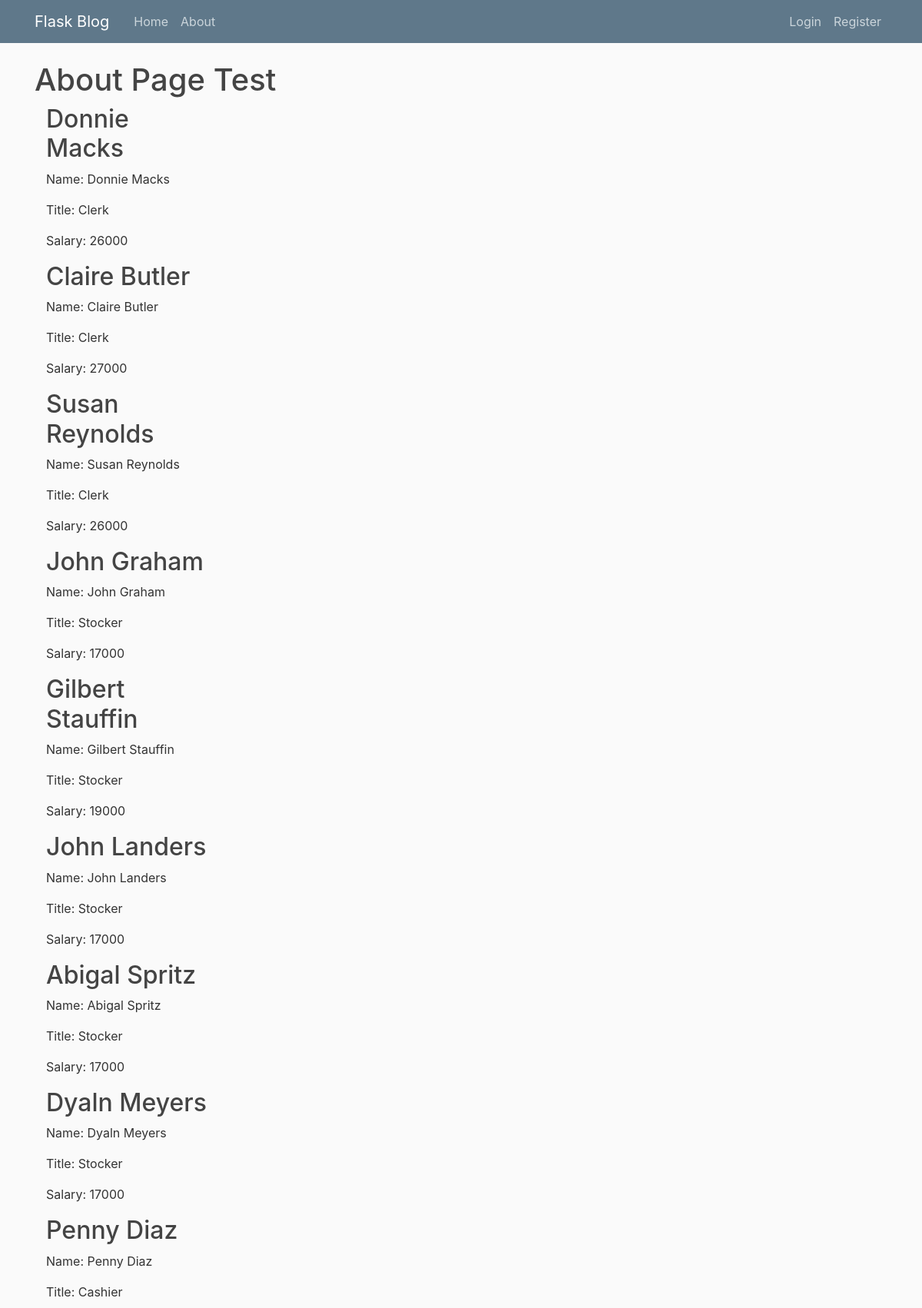
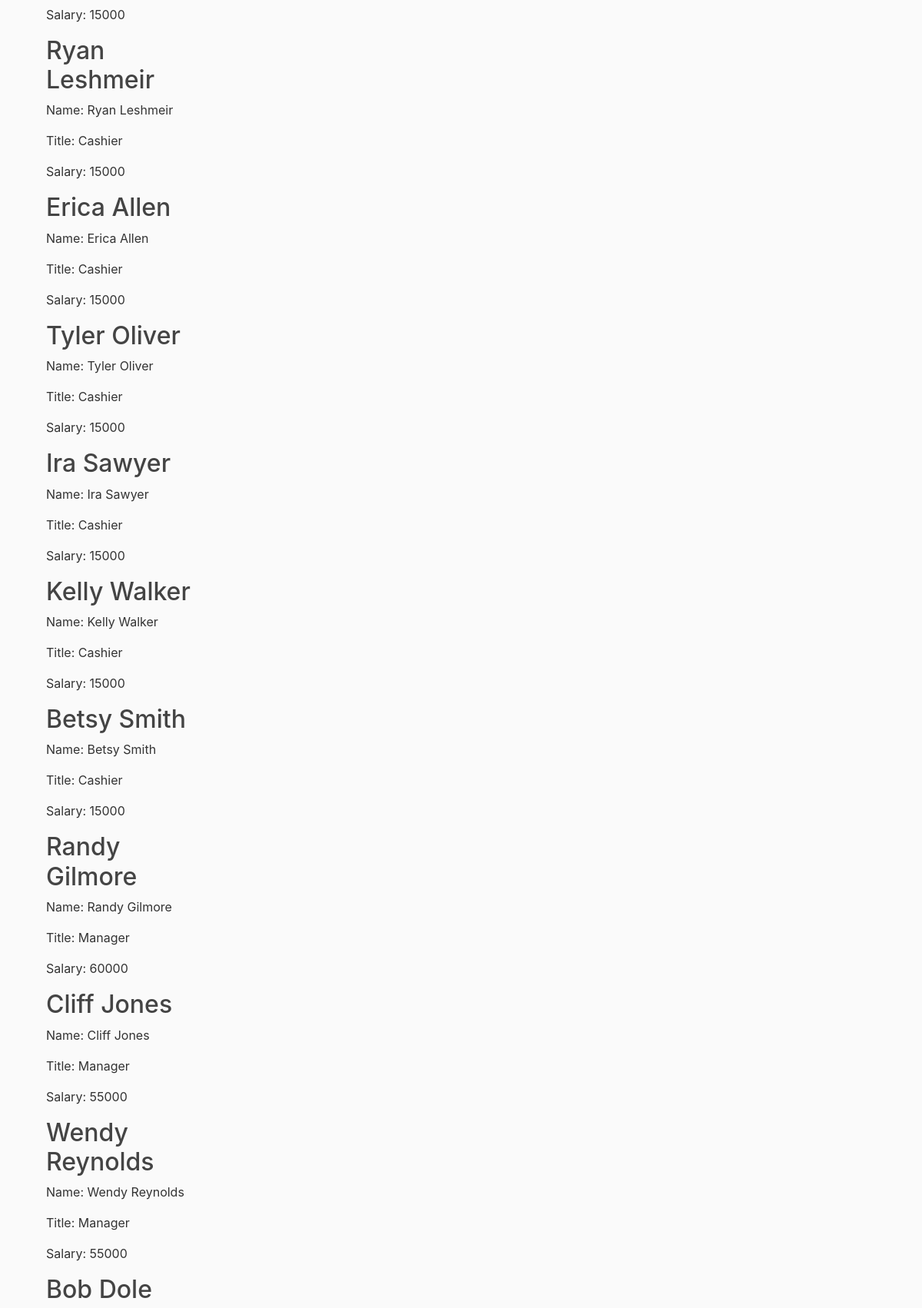
/about (upper part), run on the app's committed database (2 pictures, top to bottom).
### flaskblog/models.py (models this page shows, shortened)
class Employees(db.Model):
    Employee_ID = db.Column(db.Integer, primary_key=True)  # db.ForeignKey('works_at_relationship.Employee_ID')
    name = db.Column(db.String(25), nullable=False)
    title = db.Column(db.String(25), nullable=False)
    salary = db.Column(db.Integer, nullable=False)
    join_date = db.Column(db.String(25), nullable=False)

### flaskblog/routes.py (the view)
@app.route("/about")
def about():
    test = Employees.query.all()
    if len(test) < 1:
        genData()
    else:
        posts = Employees.query.all()
        return render_template('about.html', title='About', posts=posts)
    posts = Employees.query.all()
    return render_template('about.html', title='About', posts=posts)

### flaskblog/templates/about.html
{% extends "layout.html" %}
{% block content %}
    <h1>About Page Test</h1>
    <body>
            {% for post in posts %}
            <div class="container-fluid">
                <div class="row">
                    <div class="col-sm-4">
                        <h2>{{post.name}}</h2>
                        <p>Name: {{ post.name }}</p>
                        <p>Title: {{ post.title }}</p>
                        <p>Salary: {{ post.salary }}</p>
                    </div>
                </div>
            </div>
            {% endfor %}
    </body>
{% endblock content %}

### flaskblog/static/main.css (style rules this page uses)
body { background: #fafafa; color: #333333; margin-top: 5rem; }
h1, h2, h3, h4, h5, h6 { color: #444444; }

### data on the page
Employees: name "Donnie Macks", title "Clerk", salary "26000"
Employees: name "Claire Butler", title "Clerk", salary "27000"
Employees: name "Susan Reynolds", title "Clerk", salary "26000"
Employees: name "John Graham", title "Stocker", salary "17000"
Employees: name "Gilbert Stauffin", title "Stocker", salary "19000"
Employees: name "John Landers", title "Stocker", salary "17000"
Employees: name "Abigal Spritz", title "Stocker", salary "17000"
Employees: name "Dyaln Meyers", title "Stocker", salary "17000"
Employees: name "Penny Diaz", title "Cashier", salary "15000"
Employees: name "Ryan Leshmeir", title "Cashier", salary "15000"
Employees: name "Erica Allen", title "Cashier", salary "15000"
Employees: name "Tyler Oliver", title "Cashier", salary "15000"
Employees: name "Ira Sawyer", title "Cashier", salary "15000"
Employees: name "Kelly Walker", title "Cashier", salary "15000"
Employees: name "Betsy Smith", title "Cashier", salary "15000"
Employees: name "Randy Gilmore", title "Manager", salary "60000"
Employees: name "Cliff Jones", title "Manager", salary "55000"
Employees: name "Wendy Reynolds", title "Manager", salary "55000"
Employees: name "Bob Dole"
